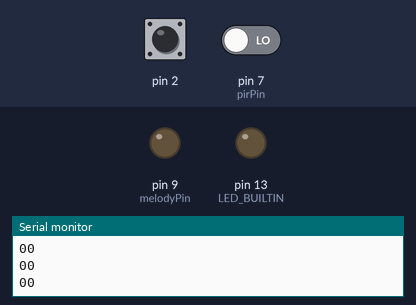
The sketch below on a simulated Arduino Uno, built with avr-gcc and run on an emulated ATmega328P. Parts: output pins drawn as LEDs (lit = HIGH), the last lines printed to the serial monitor. The inputs (shaded band) are chosen by the test bench; at power-on: pin 2 HIGH, pin 7 (pirPin) LOW. Random numbers use the default seed unless the sketch sets one.

Above: at 1.2 s.
1.3 s: pin 2 pulled LOW for 3.2 s
At 6.0 s:
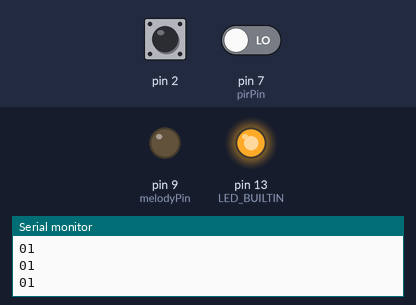
6.3 s: pin 7 (pirPin) driven HIGH
At 14.07 s:
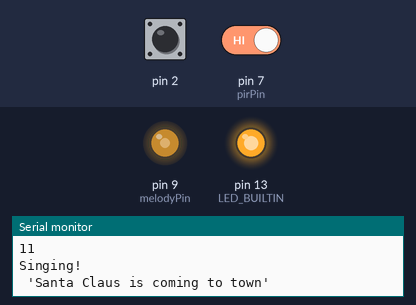
Timing chart, 0 to 15.3 s (numbered marks = the images above; inputs shaded):
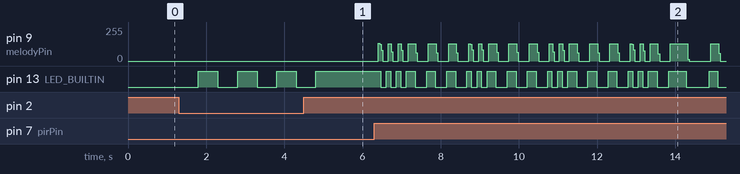

The sketch:

christmas_pir.ino
```cpp
/*
  Arduino Christmas Songs

  Based on project and code by Dipto Pratyaksa, updated on 31/3/13

  Modified for Christmas by Joshi, on Dec 17th, 2017.

  Modified for PIR sensor by tbdk, on Dec 16th, 2020, using code from Elegoo.com

  Added "Do you wanna built a snowman" by tbdk on Dec 18th, 2020.
*/

#include "pitches.h"

#define melodyPin 9

// Jingle Bells

int melody[] = {
  NOTE_E5, NOTE_E5, NOTE_E5,
  NOTE_E5, NOTE_E5, NOTE_E5,
  NOTE_E5, NOTE_G5, NOTE_C5, NOTE_D5,
  NOTE_E5,
  NOTE_F5, NOTE_F5, NOTE_F5, NOTE_F5,
  NOTE_F5, NOTE_E5, NOTE_E5, NOTE_E5, NOTE_E5,
  NOTE_E5, NOTE_D5, NOTE_D5, NOTE_E5,
  NOTE_D5, NOTE_G5
};

int tempo[] = {
  8, 8, 4,
  8, 8, 4,
  8, 8, 8, 8,
  2,
  8, 8, 8, 8,
  8, 8, 8, 16, 16,
  8, 8, 8, 8,
  4, 4
};

// We wish you a merry Christmas

int wish_melody[] = {
  NOTE_B3,
  NOTE_F4, NOTE_F4, NOTE_G4, NOTE_F4, NOTE_E4,
  NOTE_D4, NOTE_D4, NOTE_D4,
  NOTE_G4, NOTE_G4, NOTE_A4, NOTE_G4, NOTE_F4,
  NOTE_E4, NOTE_E4, NOTE_E4,
  NOTE_A4, NOTE_A4, NOTE_B4, NOTE_A4, NOTE_G4,
  NOTE_F4, NOTE_D4, NOTE_B3, NOTE_B3,
  NOTE_D4, NOTE_G4, NOTE_E4,
  NOTE_F4
};

int wish_tempo[] = {
  4,
  4, 8, 8, 8, 8,
  4, 4, 4,
  4, 8, 8, 8, 8,
  4, 4, 4,
  4, 8, 8, 8, 8,
  4, 4, 8, 8,
  4, 4, 4,
  2
};

// Santa Claus is coming to town

int santa_melody[] = {
  NOTE_G4,
  NOTE_E4, NOTE_F4, NOTE_G4, NOTE_G4, NOTE_G4,
  NOTE_A4, NOTE_B4, NOTE_C5, NOTE_C5, NOTE_C5,
  NOTE_E4, NOTE_F4, NOTE_G4, NOTE_G4, NOTE_G4,
  NOTE_A4, NOTE_G4, NOTE_F4, NOTE_F4,
  NOTE_E4, NOTE_G4, NOTE_C4, NOTE_E4,
  NOTE_D4, NOTE_F4, NOTE_B3,
  NOTE_C4
};

int do_you_wanna_build_a_snowman_melody[] = {
  // Do        you       wanna    build      a        snow     maaaaaaaaan,
  NOTE_DS4, NOTE_DS4, NOTE_DS4, NOTE_AS3, NOTE_DS4, NOTE_G4, NOTE_F4, NOTE_G4,
  // Come       on       lets     go         and   plaaay
  NOTE_DS4, NOTE_DS4, NOTE_AS3, NOTE_DS4, NOTE_G4, NOTE_F4,
  //
  NOTE_DS4, NOTE_DS4, NOTE_DS4, NOTE_AS3, NOTE_DS4, NOTE_G4, NOTE_GS4, NOTE_GS4, NOTE_DS4,
  //
  NOTE_G4, NOTE_GS4, NOTE_GS4, NOTE_DS4,
  //
  NOTE_DS4, NOTE_DS4, NOTE_AS3, NOTE_DS4, NOTE_G4, NOTE_AS4
};

int do_you_wanna_build_a_snowman_tempo[] = {
//do you wanna build a snow maaaan
  16, 16, 16, 16, 16, 16, 8, 2,
  //
  16, 16, 16, 16, 16, 2,
  //
  16, 16, 16, 16, 16, 16, 16, 16, 4,
  //
  16, 16, 16, 4,
  //
  16, 16, 16, 16, 16, 1
};

int santa_tempo[] = {
  8,
  8, 8, 4, 4, 4,
  8, 8, 4, 4, 4,
  8, 8, 4, 4, 4,
  8, 8, 4, 2,
  4, 4, 4, 4,
  4, 2, 4,
  1
};


//int melodyPin = 9;
int pirPin = 7;
int pirValue;

int songToSing;
int isOn;

void setup(void) {

  Serial.begin(9600);

  // Setup Buzzer pin
  pinMode(melodyPin, OUTPUT);

  //pinMode(2, INPUT);
  //pinMode(3, INPUT);
  //pinMode(4, INPUT);

  // Setup PIR pin
  pinMode(pirPin, INPUT);

  // This is to have a tactile button turn the PIR sensor
  // on and off, so it won't activate the singing.
  pinMode(2, INPUT_PULLUP);
  isOn = false;

  // Used to indicate whether PIR sensor is on or off.
  pinMode(LED_BUILTIN, OUTPUT);

}

void loop() {
  // Check if user has pressed tactile button
  // to turn PIR sensor on or off.
  int sensorVal = digitalRead(2);
  if (sensorVal == LOW) {
    isOn = !isOn;
    delay(500);
  }

  if (isOn == true) {
    digitalWrite(LED_BUILTIN, HIGH);
    } else {
    digitalWrite(LED_BUILTIN, LOW);
   }

  pirValue = digitalRead(pirPin);
  Serial.print(pirValue);
  Serial.print(isOn);
  Serial.println();
  if (pirValue == 1 & isOn == true) {
    Serial.println("Singing!");
    songToSing = random(0,5);
    sing(songToSing);
  }
}

int song = 0;

void sing(int s) {
  // iterate over the notes of the melody:
  song = s;
  if (song == 4) {
    Serial.println(" 'Frozen'");
    int size = sizeof(do_you_wanna_build_a_snowman_melody) / sizeof(int);
    for (int thisNote = 0; thisNote < size; thisNote++) {

      // to calculate the note duration, take one second
      // divided by the note type.
      //e.g. quarter note = 1000 / 4, eighth note = 1000/8, etc.
      int noteDuration = 1000 / do_you_wanna_build_a_snowman_tempo[thisNote];

      buzz(melodyPin, do_you_wanna_build_a_snowman_melody[thisNote], noteDuration);

      // to distinguish the notes, set a minimum time between them.
      // the note's duration + 30% seems to work well:
      int pauseBetweenNotes = noteDuration * 1.30;
      delay(pauseBetweenNotes);

      // stop the tone playing:
      buzz(melodyPin, 0, noteDuration);}
  }

  else if (song == 3) {
    Serial.println(" 'We wish you a Merry Christmas'");
    int size = sizeof(wish_melody) / sizeof(int);
    for (int thisNote = 0; thisNote < size; thisNote++) {

      // to calculate the note duration, take one second
      // divided by the note type.
      //e.g. quarter note = 1000 / 4, eighth note = 1000/8, etc.
      int noteDuration = 1000 / wish_tempo[thisNote];

      buzz(melodyPin, wish_melody[thisNote], noteDuration);

      // to distinguish the notes, set a minimum time between them.
      // the note's duration + 30% seems to work well:
      int pauseBetweenNotes = noteDuration * 1.30;
      delay(pauseBetweenNotes);

      // stop the tone playing:
      buzz(melodyPin, 0, noteDuration);

    }
  } else if (song == 2) {
    Serial.println(" 'Santa Claus is coming to town'");
    int size = sizeof(santa_melody) / sizeof(int);
    for (int thisNote = 0; thisNote < size; thisNote++) {

      // to calculate the note duration, take one second
      // divided by the note type.
      //e.g. quarter note = 1000 / 4, eighth note = 1000/8, etc.
      int noteDuration = 900 / santa_tempo[thisNote];

      buzz(melodyPin, santa_melody[thisNote], noteDuration);

      // to distinguish the notes, set a minimum time between them.
      // the note's duration + 30% seems to work well:
      int pauseBetweenNotes = noteDuration * 1.30;
      delay(pauseBetweenNotes);

      // stop the tone playing:
      buzz(melodyPin, 0, noteDuration);

    }
  } else {

    Serial.println(" 'Jingle Bells'");
    int size = sizeof(melody) / sizeof(int);
    for (int thisNote = 0; thisNote < size; thisNote++) {

      // to calculate the note duration, take one second
      // divided by the note type.
      //e.g. quarter note = 1000 / 4, eighth note = 1000/8, etc.
      int noteDuration = 1000 / tempo[thisNote];

      buzz(melodyPin, melody[thisNote], noteDuration);

      // to distinguish the notes, set a minimum time between them.
      // the note's duration + 30% seems to work well:
      int pauseBetweenNotes = noteDuration * 1.30;
      delay(pauseBetweenNotes);

      // stop the tone playing:
      buzz(melodyPin, 0, noteDuration);

    }
  }

  delay(10*1000);
}

void buzz(int targetPin, long frequency, long length) {
  digitalWrite(13, HIGH);
  long delayValue = 1000000 / frequency / 2; // calculate the delay value between transitions
  //// 1 second's worth of microseconds, divided by the frequency, then split in half since
  //// there are two phases to each cycle
  long numCycles = frequency * length / 1000; // calculate the number of cycles for proper timing
  //// multiply frequency, which is really cycles per second, by the number of seconds to
  //// get the total number of cycles to produce
  for (long i = 0; i < numCycles; i++) { // for the calculated length of time...
    digitalWrite(targetPin, HIGH); // write the buzzer pin high to push out the diaphram
    delayMicroseconds(delayValue); // wait for the calculated delay value
    digitalWrite(targetPin, LOW); // write the buzzer pin low to pull back the diaphram
    delayMicroseconds(delayValue); // wait again or the calculated delay value
  }
  digitalWrite(13, LOW);

}
```

pitches.h
```cpp
/*************************************************
 * Public Constants
 *************************************************/

#define NOTE_B0  31
#define NOTE_C1  33
#define NOTE_CS1 35
#define NOTE_D1  37
#define NOTE_DS1 39
#define NOTE_E1  41
#define NOTE_F1  44
#define NOTE_FS1 46
#define NOTE_G1  49
#define NOTE_GS1 52
#define NOTE_A1  55
#define NOTE_AS1 58
#define NOTE_B1  62
#define NOTE_C2  65
#define NOTE_CS2 69
#define NOTE_D2  73
#define NOTE_DS2 78
#define NOTE_E2  82
#define NOTE_F2  87
#define NOTE_FS2 93
#define NOTE_G2  98
#define NOTE_GS2 104
#define NOTE_A2  110
#define NOTE_AS2 117
#define NOTE_B2  123
#define NOTE_C3  131
#define NOTE_CS3 139
#define NOTE_D3  147
#define NOTE_DS3 156
#define NOTE_E3  165
#define NOTE_F3  175
#define NOTE_FS3 185
#define NOTE_G3  196
#define NOTE_GS3 208
#define NOTE_A3  220
#define NOTE_AS3 233
#define NOTE_B3  247
#define NOTE_C4  262
#define NOTE_CS4 277
#define NOTE_D4  294
#define NOTE_DS4 311
#define NOTE_E4  330
#define NOTE_F4  349
#define NOTE_FS4 370
#define NOTE_G4  392
#define NOTE_GS4 415
#define NOTE_A4  440
#define NOTE_AS4 466
#define NOTE_B4  494
#define NOTE_C5  523
#define NOTE_CS5 554
#define NOTE_D5  587
#define NOTE_DS5 622
#define NOTE_E5  659
#define NOTE_F5  698
#define NOTE_FS5 740
#define NOTE_G5  784
#define NOTE_GS5 831
#define NOTE_A5  880
#define NOTE_AS5 932
#define NOTE_B5  988
#define NOTE_C6  1047
#define NOTE_CS6 1109
#define NOTE_D6  1175
#define NOTE_DS6 1245
#define NOTE_E6  1319
#define NOTE_F6  1397
#define NOTE_FS6 1480
#define NOTE_G6  1568
#define NOTE_GS6 1661
#define NOTE_A6  1760
#define NOTE_AS6 1865
#define NOTE_B6  1976
#define NOTE_C7  2093
#define NOTE_CS7 2217
#define NOTE_D7  2349
#define NOTE_DS7 2489
#define NOTE_E7  2637
#define NOTE_F7  2794
#define NOTE_FS7 2960
#define NOTE_G7  3136
#define NOTE_GS7 3322
#define NOTE_A7  3520
#define NOTE_AS7 3729
#define NOTE_B7  3951
#define NOTE_C8  4186
#define NOTE_CS8 4435
#define NOTE_D8  4699
#define NOTE_DS8 4978
```

Measured:
- after the input at 1.3 s, pin 13 (LED_BUILTIN): alternates HIGH for 0.50 s and LOW for 0.50 s, 7 changes in all, then stays HIGH, starting after 0.50 s
- after the input at 6.3 s, pin 13 (LED_BUILTIN): HIGH → LOW after 0.16 s, → HIGH 0.15 s later, → LOW 0.11 s later, → HIGH 0.15 s later, … (41 changes in this stretch)
